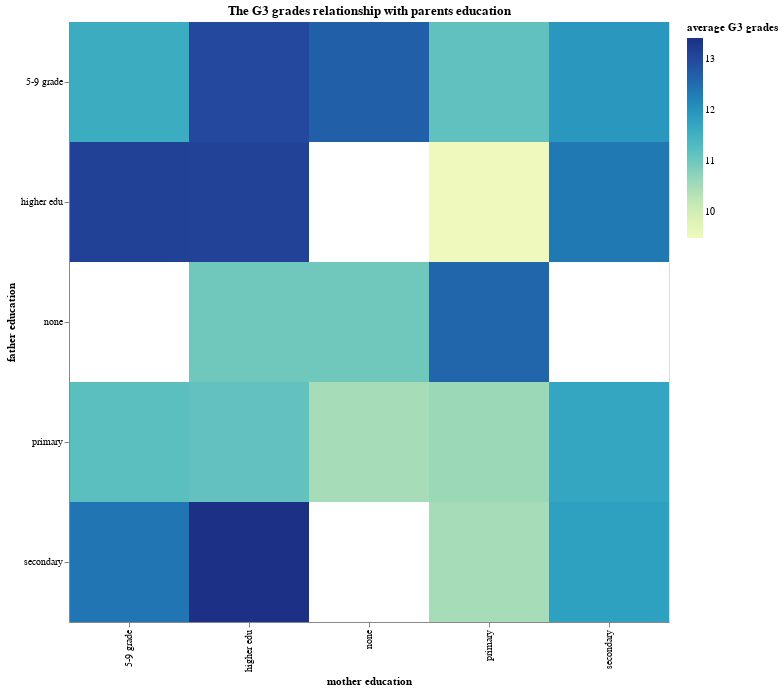

Here is the notebook cell this chart was saved with:
### Code cell
m_edu = list(data['Medu'])
f_edu = list(data['Fedu'])
g3 = list(data['G3'])

count_matrix = np.zeros((5,5), dtype="float64")
grade_matrix = np.zeros((5,5), dtype="float64")
t = np.array((['none', 'primary', '5-9 grade', 'secondary', 'higher edu']))
x_m = np.array((['none', 'primary', '5-9 grade', 'secondary', 'higher edu']))
for i in range(4):
    x_m = np.vstack([x_m, t])
y_f = x_m.T

for i in range(len(g3)):
    mother = m_edu[i]
    father = f_edu[i]
    count_matrix[father][mother] = count_matrix[father][mother] + 1
    grade_matrix[father][mother] = grade_matrix[father][mother] + g3[i]
for i in range(5):
    for j in range(5):
        grade_matrix[i][j] = grade_matrix[i][j] / count_matrix[i][j]


df = pd.DataFrame({'mother education': x_m.ravel(),
                     'father education': y_f.ravel(),
                     'average G3 grades': grade_matrix.ravel()})
alt.Chart(df, title="The G3 grades relationship with parents education").mark_rect().encode(
    x='mother education:O',
    y='father education:O',
    color='average G3 grades:Q'
).properties(
    width=600,
    height=600
)

### Figure 1 — Vega-Lite specification as saved in the notebook (floating-point values rounded to 4 significant figures)
{"config": {"view": {"continuousWidth": 400, "continuousHeight": 300}}, "data": {"name": "data-63e758dabc40448f3e706ae4280a83fd"}, "mark": "rect", "encoding": {"color": {"type": "quantitative", "field": "average G3 grades"}, "x": {"type": "ordinal", "field": "mother education"}, "y": {"type": "ordinal", "field": "father education"}}, "height": 600, "title": "The G3 grades relationship with parents education", "width": 600, "$schema": "https://vega.github.io/schema/vega-lite/v4.8.1.json", "datasets": {"data-63e758dabc40448f3e706ae4280a83fd": [{"mother education": "none", "father education": "none", "average G3 grades": 11.0}, {"mother education": "primary", "father education": "none", "average G3 grades": 12.6}, {"mother education": "5-9 grade", "father education": "none", "average G3 grades": null}, {"mother education": "secondary", "father education": "none", "average G3 grades": null}, {"mother education": "higher edu", "father education": "none", "average G3 grades": 11.0}, {"mother education": "none", "father education": "primary", "average G3 grades": 10.5}, {"mother education": "primary", "father education": "primary", "average G3 grades": 10.61}, {"mother education": "5-9 grade", "father education": "primary", "average G3 grades": 11.21}, {"mother education": "secondary", "father education": "primary", "average G3 grades": 11.7}, {"mother education": "higher edu", "father education": "primary", "average G3 grades": 11.12}, {"mother education": "none", "father education": "5-9 grade", "average G3 grades": 12.67}, {"mother education": "primary", "father education": "5-9 grade", "average G3 grades": 11.17}, {"mother education": "5-9 grade", "father education": "5-9 grade", "average G3 grades": 11.59}, {"mother education": "secondary", "father education": "5-9 grade", "average G3 grades": 11.93}, {"mother education": "higher edu", "father education": "5-9 grade", "average G3 grades": 13.0}, {"mother education": "none", "father education": "secondary", "average G3 grades": null}, {"mother education": "primary", "father education": "secondary", "average G3 grades": 10.5}, {"mother education": "5-9 grade", "father education": "secondary", "average G3 grades": 12.4}, {"mother education": "secondary", "father education": "secondary", "average G3 grades": 11.81}, {"mother education": "higher edu", "father education": "secondary", "average G3 grades": 13.41}, {"mother education": "none", "father education": "higher edu", "average G3 grades": null}, {"mother education": "primary", "father education": "higher edu", "average G3 grades": 9.5}, {"mother education": "5-9 grade", "father education": "higher edu", "average G3 grades": 13.12}, {"mother education": "secondary", "father education": "higher edu", "average G3 grades": 12.35}, {"mother education": "higher edu", "father education": "higher edu", "average G3 grades": 13.12}]}}
